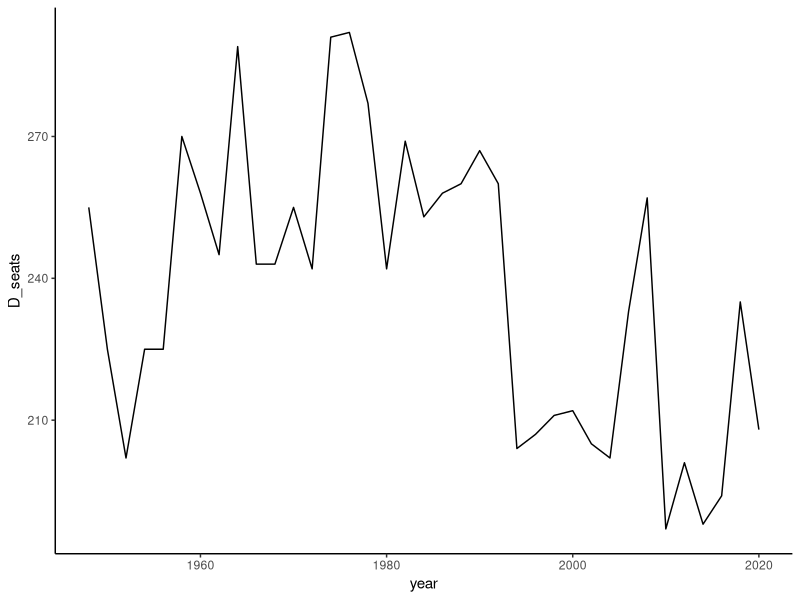

The R source for this figure:
## ---- chunk 1
library(tidyverse)

data <- read_csv("house nationwide vote and seat share by party 1948-2020.csv")
## ---- chunk 2
data %>% 
  ggplot(aes(x = year, y = D_seats)) +
  geom_line() +
  theme_classic()
